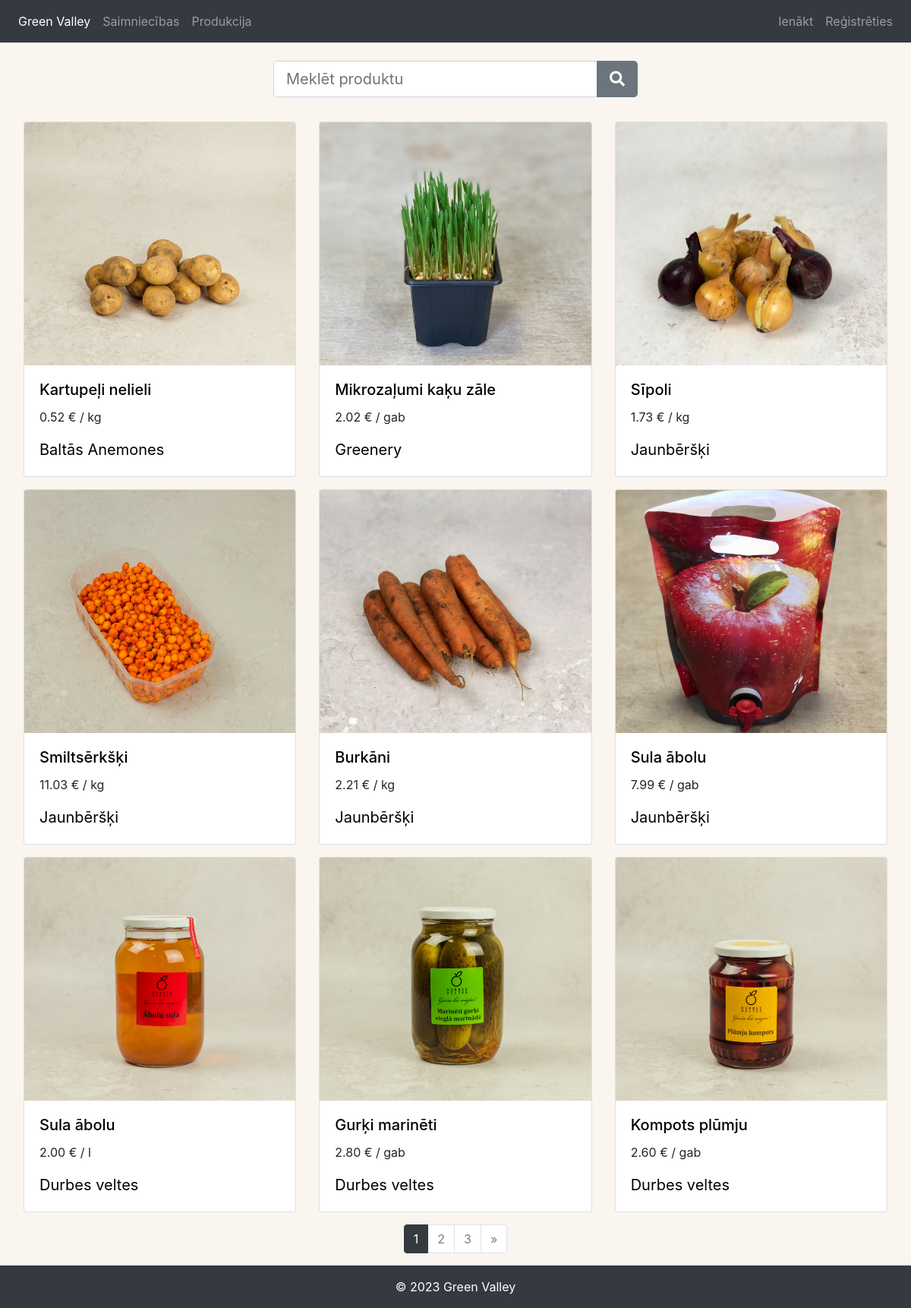
/produkcija/, run on the app's committed database.
### produkcija/models.py (models this page shows, shortened)
class Product(models.Model):
    saimnieciba = models.ForeignKey(Profile, null=True, blank=True, on_delete=models.SET_NULL)
    p_nosaukums = models.CharField(max_length=200)
    p_apraksts = models.TextField()
    p_foto = models.ImageField(null=True, blank=False)
    cena = models.DecimalField(max_digits=7, decimal_places=2)
    mervienibu_veidi = (
        ('kg', 'kilogrami'),
        ('g', 'grami'),
        ('l', 'litri'),
        ('ml', 'mililitri'),
        ('gab', 'gabalā'),
    )
    cenas_mervieniba = models.CharField(max_length=100, choices=mervienibu_veidi)
    p_datums = models.DateTimeField(default=timezone.now)
    id = models.UUIDField(default=uuid.uuid4, unique=True,
                          primary_key=True, editable=False)

### saimniecibas/models.py (models this page shows, shortened)
class Profile(models.Model):
    id = models.UUIDField(default=uuid.uuid4, unique=True, primary_key=True, editable=False)
    user = models.OneToOneField(User, on_delete=models.CASCADE, null=True, blank=True)
    username = models.CharField(max_length=200, blank=True, null=True)
    s_nosaukums = models.CharField(max_length=200)
    s_apraksts = models.TextField()
    s_foto = models.ImageField(null=True, blank=False, default='defaultx.jpg',)
    email = models.EmailField(max_length=500, blank=True, null=True)
    talrunis = models.CharField(max_length=8)
    lokacija = models.CharField(max_length=200)
    s_datums = models.DateTimeField(default=timezone.now)
    class Meta:
        db_table = 'saimniecibas_profile'

### produkcija/views.py (the view)
# urls.py: path('', views.products, name='products'),
def products(request):
    products, search_query = searchProducts(request)
    products = products.order_by('-p_datums')
    custom_range, products = paginateProducts(request, products, 9)
    context = {'products': products,
               'search_query': search_query,  'custom_range': custom_range}
    return render(request, 'produkcija/products.html', context)

### produkcija/utils.py (called while the page is built)
def paginateProducts(request, products, results):
    page = request.GET.get('page')
    paginator = Paginator(products, results)
    try:
        products = paginator.page(page)
    except PageNotAnInteger:
        page = 1
        products = paginator.page(page)
    except EmptyPage:
        page = paginator.num_pages
        products = paginator.page(page)
    leftIndex = (int(page) - 4)
    if leftIndex < 1:
        leftIndex = 1
    rightIndex = (int(page) + 5)
    if rightIndex > paginator.num_pages:
        rightIndex = paginator.num_pages + 1
    custom_range = range(leftIndex, rightIndex)
    return custom_range, products

def searchProducts(request):
    search_query = ''
    if request.GET.get('search_query'):
        search_query = request.GET.get('search_query')
    produkti = Product.objects.distinct().filter(
        Q(p_nosaukums__icontains=search_query))
    return produkti, search_query

### produkcija/templates/produkcija/products.html
{% extends 'main.html' %} {% block content %}
<form
  id="searchForm"
  class="form d-flex justify-content-center mt-4"
  action="{% url 'products' %}"
  method="get"
>
  <div class="input-group input-group-lg" style="width: 40%">
    <input
      class="form-control"
      id="formInput#search"
      type="text"
      name="search_query"
      placeholder="Meklēt produktu"
      value="{{search_query}}"
    />
    <div class="input-group-append">
      <button class="btn btn-secondary" type="submit">
        <i class="fas fa-search"></i>
      </button>
    </div>
  </div>
</form>
<div class="row row-cols-1 row-cols-md-3 g-4" style="margin: 1rem">
  {% for product in products %}
  <div class="col" style="margin-top: 1rem">
    <div class="card h-100">
      <div>
        <a href="{% url 'product' product.id %}" class="card__body">
          <img src="{{ product.p_foto.url }}" class="card-img-top" alt="image"
        /></a>
      </div>
      <div class="card-body">
        <a href="{% url 'product' product.id %}" style="color: black"
          ><h5 class="card-title">{{ product.p_nosaukums }}</h5></a
        >
        <p class="card-text">
          {{ product.cena }} € / {{ product.cenas_mervieniba }}
        </p>
        <a
          style="color: black"
          href="{% url 'user-profile' product.saimnieciba.id %}"
        >
          <p style="font-size: 20px" class="card-text">
            {{ product.saimnieciba.s_nosaukums}}
          </p></a
        >
      </div>
    </div>
  </div>
  {% endfor %}
</div>
{% include 'pagination.html' with queryset=products custom_range=custom_range %}
{% endblock content %}

### templates/main.html (shortened to what this page needs)
{% load static %}
<!DOCTYPE html>
<html lang="en">
  <head>
    <link
      rel="stylesheet"
      href="https://cdn.jsdelivr.net/npm/bootstrap@4.6.2/dist/css/bootstrap.min.css"
    />
    <link
      rel="stylesheet"
      href="https://use.fontawesome.com/releases/v5.14.0/css/all.css"
    />
    <link rel="stylesheet" href="{% static 'styles/main.css' %}" />
  </head>
  <body class="d-flex flex-column min-vh-100">
    <nav class="navbar navbar-expand-md navbar-dark bg-dark">
      <div
        class="navbar-collapse collapse w-100 order-1 order-md-0 dual-collapse2"
      >
        <ul class="navbar-nav mr-auto">
          <li class="nav-item active">
            <a class="nav-link" href="{% url 'front-page' %}">Green Valley</a>
          </li>
          <li class="nav-item">
            <a class="nav-link" href="{% url 'profiles' %}">Saimniecības</a>
          </li>
          <li class="nav-item">
            <a class="nav-link" href="{% url 'products' %}">Produkcija</a>
          </li>
        </ul>
      </div>
      <div class="navbar-collapse collapse w-100 order-3 dual-collapse2">
        <ul class="navbar-nav ml-auto">
          {% if request.user.is_authenticated %}
          <li class="nav-item">
            <a class="nav-link" href="{% url 'account' %}">Profils</a>
          </li>
          <li class="nav-item">
            <a class="nav-link" href="{% url 'logout' %}">Iziet</a>
          </li>
          {% else %}
          <li class="nav-item">
            <a class="nav-link" href="{% url 'login' %}">Ienākt</a>
          </li>
          <li class="nav-item">
            <a class="nav-link" href="{% url 'register' %}">Reģistrēties</a>
          </li>
          {% endif %}
        </ul>
      </div>
    </nav>
    {% block content %} {% endblock%}
    <footer class="mt-auto bg-dark text-center text-lg-start">
      <div class="text-center p-3" style="color: white">
        © 2023 Green Valley
      </div>
    </footer>
  </body>
</html>

### templates/pagination.html (shortened to what this page needs)
{% if queryset.has_other_pages %}
<nav aria-label="Page navigation">
  <ul class="pagination justify-content-center">
     {% for page in custom_range %} {% if page == queryset.number %}
    <li class="page-item active">
      <a class="page-link" href="?page={{ page }}">{{ page }}</a>
    </li>
    {% else %}
    <li class="page-item">
      <a class="page-link" href="?page={{ page }}">{{ page }}</a>
    </li>
    {% endif %} {% endfor %} {% if queryset.has_next %}
    <li class="page-item">
      <a class="page-link" href="?page={{ queryset.next_page_number }}"
        >&raquo;</a
      >
    </li>
    {% endif %}
  </ul>
</nav>
{% endif %}

### static/styles/main.css (style rules this page uses)
.card-img-top { width: 100%; height: 40vh; object-fit: cover; }

### templates/main.html (style rules this page uses)
body { font-family: "Inter", sans-serif; background: #faf5ef; }

### templates/pagination.html (style rules this page uses)
.page-link { background-color: white; color: grey; }
.page-item.active .page-link { background-color: #343a40; border-color: #343a40; color: white; }

### data on the page
Product: p_foto (picture), p_nosaukums "Kartupeļi nelieli", cena "0.52", cenas_mervieniba "kg", saimnieciba.s_nosaukums "Baltās Anemones"
Product: p_foto (picture), p_nosaukums "Mikrozaļumi kaķu zāle", cena "2.02", cenas_mervieniba "gab", saimnieciba.s_nosaukums "Greenery"
Product: p_foto (picture), p_nosaukums "Sīpoli", cena "1.73", cenas_mervieniba "kg", saimnieciba.s_nosaukums "Jaunbēršķi"
Product: p_foto (picture), p_nosaukums "Smiltsērkšķi", cena "11.03", cenas_mervieniba "kg", saimnieciba.s_nosaukums "Jaunbēršķi"
Product: p_foto (picture), p_nosaukums "Burkāni", cena "2.21", cenas_mervieniba "kg", saimnieciba.s_nosaukums "Jaunbēršķi"
Product: p_foto (picture), p_nosaukums "Sula ābolu", cena "7.99", cenas_mervieniba "gab", saimnieciba.s_nosaukums "Jaunbēršķi"
Product: p_foto (picture), p_nosaukums "Sula ābolu", cena "2.00", cenas_mervieniba "l", saimnieciba.s_nosaukums "Durbes veltes"
Product: p_foto (picture), p_nosaukums "Gurķi marinēti", cena "2.80", cenas_mervieniba "gab", saimnieciba.s_nosaukums "Durbes veltes"
Product: p_foto (picture), p_nosaukums "Kompots plūmju", cena "2.60", cenas_mervieniba "gab", saimnieciba.s_nosaukums "Durbes veltes"

### other printed values
{{ page }} "1"
{{ page }} "2" "3"
